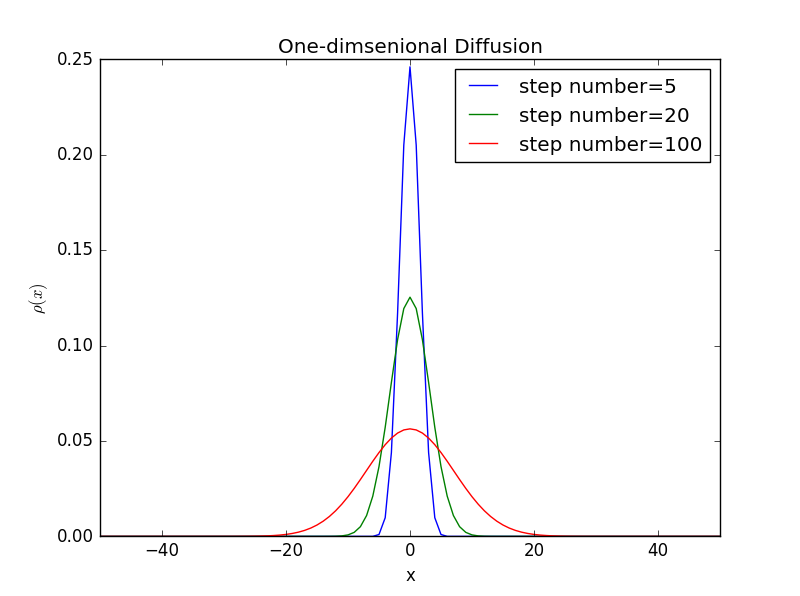

Here is the Python script that generated this plot:
# -*- coding: utf-8 -*-
"""
Created on Fri Jan 06 23:06:45 2017

@author: Administrator
"""
import math 
import numpy as np
import matplotlib.pyplot as plt


dx=1
dt=1
x=[-50]
D=1.0/4*(dx**2)/dt
#the density of x=0 is 1 ,others are 0
rho=[([0]*101)for i in range(101)]
for n in [50]:
    rho[0][n]=1
  
    
def run():
    for i in range(0,100):
        x.append(x[-1]+1)
        for n in range(0,100):
            rho[i+1][n]=rho[i][n]+(D*dt/(dx**2))*(rho[i][n+1]+rho[i][n-1]-2*rho[i][n])
            
run()  

def show_result():    
    plt.plot(x,rho[5],label="step number=5")
    plt.plot(x,rho[20],label="step number=20")
    plt.plot(x,rho[100],label="step number=100")
    plt.legend()
    plt.title('One-dimsenional Diffusion')
    plt.xlabel('x')
    plt.ylabel(r'$\rho{(x)}$')
    plt.xlim(-50,50)
    plt.show()
show_result()
